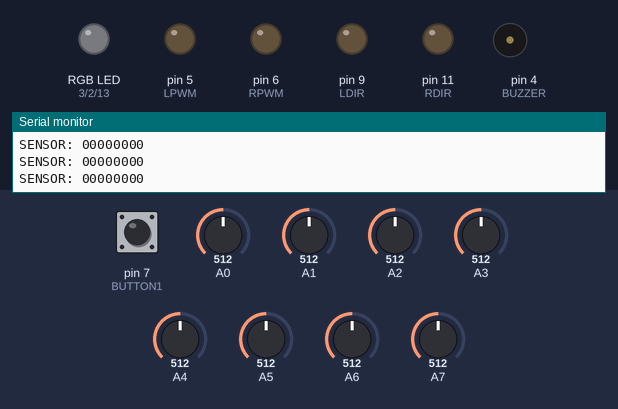
Bench run of a sketch on a simulated Arduino Nano, built with avr-gcc and run on an emulated ATmega328P. On the bench: an RGB LED mixed from three pins (HIGH = lit), output pins drawn as LEDs (lit = HIGH), buzzer (waves = sounding, pin HIGH), the last lines printed to the serial monitor. Inputs (shaded band) come from the test bench; at power-on: pin 7 (BUTTON1) HIGH, A0 = 512, A2 = 512, A1 = 512, A3 = 512, A4 = 512, A5 = 512, A6 = 512, A7 = 512.

Above: at 1.3 s.
1.4 s: pin 7 (BUTTON1) pulled LOW for 0.15 s
At 2.4 s:
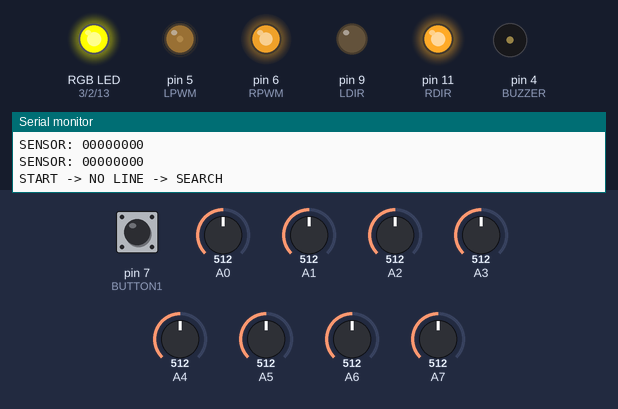
4.4 s: A0 set to 503
At 5.6 s:
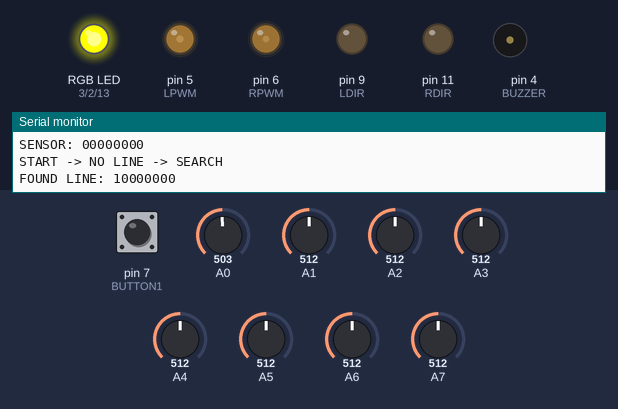
5.9 s: A2 set to 493
At 6.3 s:
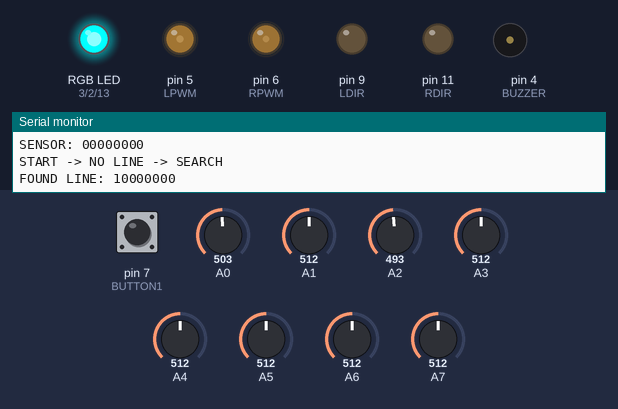
7.4 s: A2 set to 716
At 8.6 s:
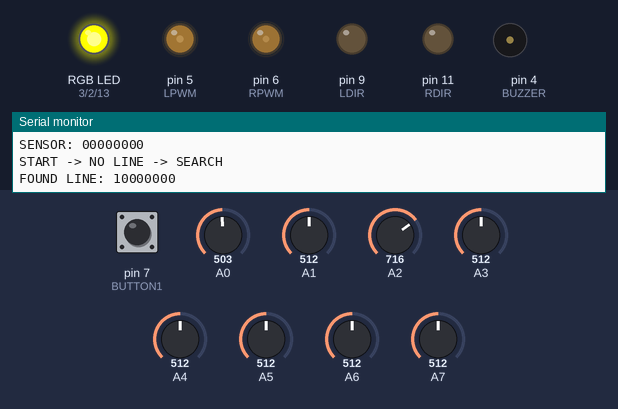
8.9 s: A2 set to 306
At 9.8 s:
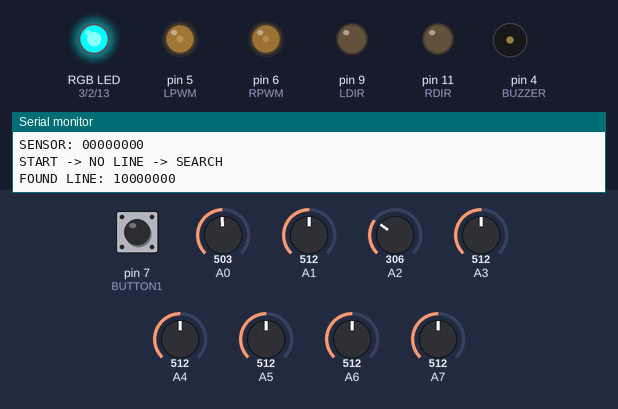
Timing chart, 0 to 11.4 s (numbered marks = the images above; inputs shaded):
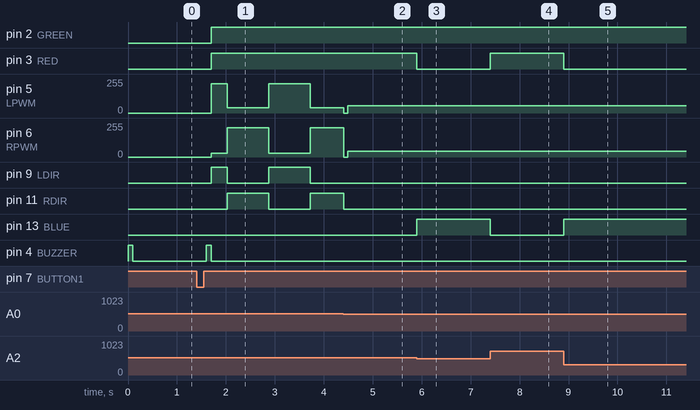

The sketch:

XE_NANO.ino
```cpp
#include <avr/interrupt.h>

#define RDIR 11
#define LDIR 9
#define LPWM 5
#define RPWM 6

#define BUTTON1 7
#define BUTTON2 8
#define BUTTON3 12

#define BUZZER 4
#define RED 3
#define GREEN 2
#define BLUE 13

#define LEFT_TRIM   5
#define RIGHT_TRIM -5

// ====== LINE SENSOR ======
#define NO_LINE    0b00000000
#define FULL_BLACK 0b11111111

// ====== CHỈNH THEO XE ======
#define START_IGNORE_COUNT 100
#define TURN_180_COUNT 290

// Lắc tìm line
// Nếu lắc chưa đủ rộng thì tăng SEARCH_45_COUNT
// Nếu lắc quá rộng thì giảm SEARCH_45_COUNT
#define SEARCH_45_COUNT 85
#define SEARCH_TURN_SPEED 35

// Tốc độ sau khi đã tìm thấy line
#define RUN_SPEED_AFTER_FOUND 50

volatile int lastPos = 0;
volatile unsigned char isCalib = 1;
volatile int servoPwm = 0;
volatile unsigned char sensor = 0;
volatile int cnt = 0;

unsigned int sensorValue[8];
unsigned int sensorPID[8];
unsigned int black_value[8];
unsigned int white_value[8];
unsigned int compare_value[8];

int speed_run_forward = 35;

unsigned char pattern = 0;
unsigned char start = 0;

// 0 = quay trái 45
// 1 = quay phải 90
// 2 = quay trái 90
unsigned char searchPhase = 0;

int kp = 1;
int kd = 3;

void setup() {
  pinMode(LDIR, OUTPUT);
  pinMode(RDIR, OUTPUT);

  pinMode(BUTTON1, INPUT_PULLUP);
  pinMode(BUTTON2, INPUT_PULLUP);
  pinMode(BUTTON3, INPUT_PULLUP);

  pinMode(RED, OUTPUT);
  pinMode(GREEN, OUTPUT);
  pinMode(BLUE, OUTPUT);
  pinMode(BUZZER, OUTPUT);

  digitalWrite(RDIR, LOW);
  digitalWrite(LDIR, LOW);

  speed_run(0, 0);
  initCalibValue();

  Serial.begin(9600);
  timer_init();

  Serial.println("=== BOOT AGAIN ===");
  Serial.println("Nhan BUTTON1 hoac gui so 1 de chay.");
  beep(100);
}

void initCalibValue() {
  for (int i = 0; i < 8; i++) {
    black_value[i] = 1023;
    white_value[i] = 0;
    compare_value[i] = 500;
    sensorPID[i] = 0;
  }
}

void timer_init() {
  TCCR2A = 0;
  TCCR2B = (1 << CS22) | (1 << CS21) | (1 << CS20);
  TCNT2 = 0xB2;
  TIMSK2 = (1 << TOIE2);
}

ISR(TIMER2_OVF_vect) {
  TCNT2 = 0xB2;
  read_sensor();
  cnt++;
}

void loop() {
  // ================== CHẾ ĐỘ CHỜ ==================
  if (start == 0) {
    speed_run(0, 0);

    if (isCalib == 1) {
      updateLine();
    }

    if (checkStartCommand()) {
      startRun(RUN_SPEED_AFTER_FOUND);
    }

    return;
  }

  // ================== CHẾ ĐỘ ĐANG CHẠY ==================
  switch (pattern) {
    // ================== TÌM LINE ==================
    case 5:
      // Nếu đã thấy line thì bắt đầu bám line
      if (sensor != NO_LINE) {
        speed_run(0, 0);
        delay(80);

        cnt = 0;
        pattern = 10;

        Serial.print("FOUND LINE: ");
        printSensorBinary(sensor);
        break;
      }

      searchLine();
      break;

    // ================== VỪA XUẤT PHÁT ==================
    case 10:
      runforwardline(speed_run_forward);

      if (cnt >= START_IGNORE_COUNT) {
        cnt = 0;
        pattern = 11;
      }
      break;

    // ================== BÁM LINE CHÍNH ==================
    case 11:
      // Gặp full đen thì quay 180
      if (sensor == FULL_BLACK) {
        speed_run(0, 0);
        delay(80);

        cnt = 0;
        pattern = 20;

        Serial.println("FULL BLACK -> TURN 180");
        break;
      }

      // Nếu mất line thì chuyển sang lắc tìm line
      if (sensor == NO_LINE) {
        speed_run(0, 0);
        delay(50);

        cnt = 0;
        searchPhase = 0;
        pattern = 5;

        Serial.println("NO LINE -> SEARCH LINE");
        break;
      }

      runforwardline(speed_run_forward);
      break;

    // ================== QUAY 180 ==================
    case 20:
      RGB(1);
      speed_run(35, -35);

      if (cnt >= TURN_180_COUNT) {
        finishCycle();
      }
      break;

    default:
      finishCycle();
      break;
  }
}

bool checkStartCommand() {
  bool request = false;

  // Nhận số 1 từ Serial Monitor hoặc ESP32-C3 gửi sang
  if (Serial.available() > 0) {
    char c = Serial.read();

    if (c == '1') {
      request = true;
    }
  }

  // Nhấn BUTTON1
  if (digitalRead(BUTTON1) == LOW) {
    speed_run(0, 0);
    delay(30);

    if (digitalRead(BUTTON1) == LOW) {
      while (digitalRead(BUTTON1) == LOW) {
        speed_run(0, 0);

        if (isCalib == 1) {
          updateLine();
        }
      }

      delay(30);
      request = true;
    }
  }

  return request;
}

void startRun(int spd) {
  start = 1;
  isCalib = 0;
  cnt = 0;
  speed_run_forward = spd;
  searchPhase = 0;

  // Nếu lúc bắt đầu chưa thấy line thì lắc tìm line trước
  if (sensor == NO_LINE) {
    pattern = 5;
    Serial.println("START -> NO LINE -> SEARCH");
  } else {
    pattern = 10;
    Serial.println("START -> LINE FOUND -> RUN");
  }

  beep(100);
}

void finishCycle() {
  speed_run(0, 0);
  RGB(3);

  start = 0;
  pattern = 0;
  cnt = 0;
  searchPhase = 0;

  Serial.println("DONE -> STOP AND WAIT BUTTON1 / SERIAL 1");
  beep(80);
}

// ================== LẮC TÌM LINE ==================
void searchLine() {
  RGB(2);

  // Giai đoạn 0: quay trái khoảng 45 độ
  if (searchPhase == 0) {
    turnLeftSearch();

    if (cnt >= SEARCH_45_COUNT) {
      cnt = 0;
      searchPhase = 1;
    }

    return;
  }

  // Giai đoạn 1: quay phải khoảng 90 độ
  // Tức là từ trái 45 sang phải 45
  if (searchPhase == 1) {
    turnRightSearch();

    if (cnt >= SEARCH_45_COUNT * 2) {
      cnt = 0;
      searchPhase = 2;
    }

    return;
  }

  // Giai đoạn 2: quay trái khoảng 90 độ
  // Tức là từ phải 45 sang trái 45
  if (searchPhase == 2) {
    turnLeftSearch();

    if (cnt >= SEARCH_45_COUNT * 2) {
      cnt = 0;
      searchPhase = 1;
    }

    return;
  }
}

void turnLeftSearch() {
  speed_run(-SEARCH_TURN_SPEED, SEARCH_TURN_SPEED);
}

void turnRightSearch() {
  speed_run(SEARCH_TURN_SPEED, -SEARCH_TURN_SPEED);
}

// Cảm biến giữa: cho phép 1 hoặc 2 mắt giữa đều được coi là bám line
bool isCenterLine() {
  return sensor == 0b00011000 ||
         sensor == 0b00010000 ||
         sensor == 0b00001000 ||
         sensor == 0b00111000 ||
         sensor == 0b00011100 ||
         sensor == 0b00111100 ||
         sensor == 0b00110000 ||
         sensor == 0b00001100;
}

// Nếu có dính một trong hai mắt giữa thì vẫn coi là đang ở gần giữa line
bool touchCenterSensor() {
  return (sensor & 0b00011000) != 0;
}

void runforwardline(int tocdo) {
  // Mất line thì không đứng yên chết ở đây nữa.
  // Pattern 11 sẽ đưa xe qua chế độ search.
  if (sensor == NO_LINE) {
    speed_run(0, 0);
    return;
  }

  // Full đen để pattern chính xử lý quay 180
  if (sensor == FULL_BLACK) {
    delay(1000);
    speed_run(tocdo, tocdo);
    return;
  }

  // Nếu dính cảm biến giữa 4-5 thì bám line bình thường
  if (isCenterLine() || touchCenterSensor()) {
    kd = 3;
    RGB(0);
    handleAndSpeed(servoPwm, tocdo);
    return;
  }

  // Line lệch về một phía
  if (
    sensor == 0b00001100 ||
    sensor == 0b00000100 ||
    sensor == 0b00001110 ||
    sensor == 0b00011110 ||
    sensor == 0b00000110 ||
    sensor == 0b00000010 ||
    sensor == 0b00000111 ||
    sensor == 0b00000011 ||
    sensor == 0b00000001 ||
    sensor == 0b00001111 ||
    sensor == 0b00011111 ||
    sensor == 0b00111111
  ) {
    kd = 3;
    RGB(1);
    handleAndSpeed(servoPwm, tocdo);
    return;
  }

  // Line lệch về phía còn lại
  if (
    sensor == 0b00110000 ||
    sensor == 0b00100000 ||
    sensor == 0b01110000 ||
    sensor == 0b01111000 ||
    sensor == 0b01100000 ||
    sensor == 0b01000000 ||
    sensor == 0b11100000 ||
    sensor == 0b11000000 ||
    sensor == 0b10000000 ||
    sensor == 0b11110000 ||
    sensor == 0b11111000 ||
    sensor == 0b11111100
  ) {
    kd = 3;
    RGB(2);
    handleAndSpeed(servoPwm, tocdo);
    return;
  }

  // Các mẫu lạ nhưng vẫn có line thì vẫn cho PID xử lý, không dừng xe
  RGB(0);
  handleAndSpeed(servoPwm, tocdo);
}

void updateLine() {
  for (int i = 0; i < 8; i++) {
    if (black_value[i] == 1023) black_value[i] = sensorValue[i];

    if (sensorValue[i] < black_value[i]) black_value[i] = sensorValue[i];
    if (sensorValue[i] > white_value[i]) white_value[i] = sensorValue[i];

    compare_value[i] = (black_value[i] + white_value[i]) / 2;
  }

  Serial.print("SENSOR: ");
  printSensorBinary(sensor);
}

void read_sensor() {
  unsigned char temp = 0;
  unsigned int sum = 0;
  unsigned long avg = 0;

  sensorValue[0] = 1023 - analogRead(A0);
  sensorValue[1] = 1023 - analogRead(A1);
  sensorValue[2] = 1023 - analogRead(A2);
  sensorValue[3] = 1023 - analogRead(A3);
  sensorValue[4] = 1023 - analogRead(A4);
  sensorValue[5] = 1023 - analogRead(A5);
  sensorValue[6] = 1023 - analogRead(A6);
  sensorValue[7] = 1023 - analogRead(A7);

  for (int j = 0; j < 8; j++) {
    temp = temp << 1;

    if (sensorValue[j] > compare_value[j]) {
      temp |= 0x01;
    }

    if (isCalib == 0) {
      int low = black_value[j];
      int high = white_value[j];

      if (high <= low) {
        sensorPID[j] = 0;
      } else {
        sensorValue[j] = constrain(sensorValue[j], low, high);
        sensorPID[j] = map(sensorValue[j], low, high, 0, 1000);
      }
    }
  }

  sensor = temp;

  if (isCalib == 1) return;

  for (int j = 0; j < 8; j++) {
    avg += (long)sensorPID[j] * (j * 1000);
    sum += sensorPID[j];
  }

  if (sum == 0) return;

  int i = (int)((avg / sum) - 3500);

  kp = 1;
  int iP = kp * i;
  int iD = kd * (lastPos - i);
  int iRet = iP - iD;

  servoPwm = iRet / 75;
  servoPwm = constrain(servoPwm, -15, 15);

  lastPos = i;
}

void handleAndSpeed(int angle, int speed1) {
  int speedLeft = speed1 - angle;
  int speedRight = speed1 + angle;

  speedLeft = constrain(speedLeft, 10, 120);
  speedRight = constrain(speedRight, 10, 120);

  speed_run(speedLeft, speedRight);
}

void speed_run(int speedDC_left, int speedDC_right) {
  if (speedDC_left > 0) speedDC_left += LEFT_TRIM;
  if (speedDC_right > 0) speedDC_right += RIGHT_TRIM;

  speedDC_left = constrain(speedDC_left, -255, 255);
  speedDC_right = constrain(speedDC_right, -255, 255);

  if (speedDC_left < 0) {
    analogWrite(LPWM, 255 + speedDC_left);
    digitalWrite(LDIR, HIGH);
  } else {
    analogWrite(LPWM, speedDC_left);
    digitalWrite(LDIR, LOW);
  }

  if (speedDC_right < 0) {
    analogWrite(RPWM, 255 + speedDC_right);
    digitalWrite(RDIR, HIGH);
  } else {
    analogWrite(RPWM, speedDC_right);
    digitalWrite(RDIR, LOW);
  }
}

void RGB(int color) {
  switch (color) {
    case 0:
      // xanh lá: đang bám giữa line
      digitalWrite(RED, 0);
      digitalWrite(GREEN, 1);
      digitalWrite(BLUE, 1);
      break;

    case 1:
      // đỏ: lệch một bên
      digitalWrite(RED, 1);
      digitalWrite(GREEN, 0);
      digitalWrite(BLUE, 1);
      break;

    case 2:
      // xanh dương: lệch bên còn lại / đang tìm line
      digitalWrite(RED, 1);
      digitalWrite(GREEN, 1);
      digitalWrite(BLUE, 0);
      break;

    default:
      digitalWrite(RED, 1);
      digitalWrite(GREEN, 1);
      digitalWrite(BLUE, 1);
      break;
  }
}

void beep(int timer) {
  digitalWrite(BUZZER, 1);
  delay(timer);
  digitalWrite(BUZZER, 0);
}

void printSensorBinary(unsigned char value) {
  for (int i = 7; i >= 0; i--) {
    Serial.print((value >> i) & 1);
  }
  Serial.println();
}
```

Measured:
- the behaviour switches between 512 and 511 on A0 (found by bisection; images 1 and 2)
- the behaviour switches between 512 and 511 on A2 (found by bisection; images 2 and 3)
- after the input at 1.4 s, pin 2 (GREEN), pin 3 (RED): LOW → HIGH after 0.30 s
- after the input at 4.4 s, pin 9 (LDIR): stays LOW (without the input it goes to HIGH after 0.17 s)
- after the input at 5.9 s, pin 3 (RED): HIGH → LOW at once; pin 13 (BLUE): LOW → HIGH at once
- after the input at 7.4 s, pin 3 (RED): LOW → HIGH at once; pin 13 (BLUE): HIGH → LOW at once
- after the input at 8.9 s, pin 3 (RED): HIGH → LOW at once; pin 13 (BLUE): LOW → HIGH at once
